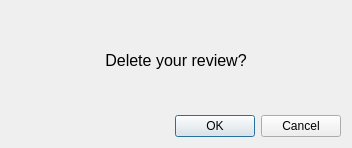
<?xml version="1.0" encoding="UTF-8"?>
<ui version="4.0">
 <class>onDelDialog</class>
 <widget class="QDialog" name="onDelDialog">
  <property name="geometry">
   <rect>
    <x>0</x>
    <y>0</y>
    <width>352</width>
    <height>148</height>
   </rect>
  </property>
  <property name="windowTitle">
   <string>Dialog</string>
  </property>
  <layout class="QGridLayout" name="gridLayout_2">
   <item row="0" column="0">
    <layout class="QGridLayout" name="gridLayout">
     <item row="1" column="0">
      <widget class="QDialogButtonBox" name="buttonBox">
       <property name="orientation">
        <enum>Qt::Orientation::Horizontal</enum>
       </property>
       <property name="standardButtons">
        <set>QDialogButtonBox::StandardButton::Cancel|QDialogButtonBox::StandardButton::Ok</set>
       </property>
      </widget>
     </item>
     <item row="0" column="0">
      <widget class="QLabel" name="label">
       <property name="font">
        <font>
         <pointsize>12</pointsize>
        </font>
       </property>
       <property name="text">
        <string>Delete your review?</string>
       </property>
       <property name="alignment">
        <set>Qt::AlignmentFlag::AlignCenter</set>
       </property>
      </widget>
     </item>
    </layout>
   </item>
  </layout>
 </widget>
 <resources/>
 <connections>
  <connection>
   <sender>buttonBox</sender>
   <signal>accepted()</signal>
   <receiver>onDelDialog</receiver>
   <slot>accept()</slot>
   <hints>
    <hint type="sourcelabel">
     <x>248</x>
     <y>254</y>
    </hint>
    <hint type="destinationlabel">
     <x>157</x>
     <y>274</y>
    </hint>
   </hints>
  </connection>
  <connection>
   <sender>buttonBox</sender>
   <signal>rejected()</signal>
   <receiver>onDelDialog</receiver>
   <slot>reject()</slot>
   <hints>
    <hint type="sourcelabel">
     <x>316</x>
     <y>260</y>
    </hint>
    <hint type="destinationlabel">
     <x>286</x>
     <y>274</y>
    </hint>
   </hints>
  </connection>
 </connections>
</ui>
